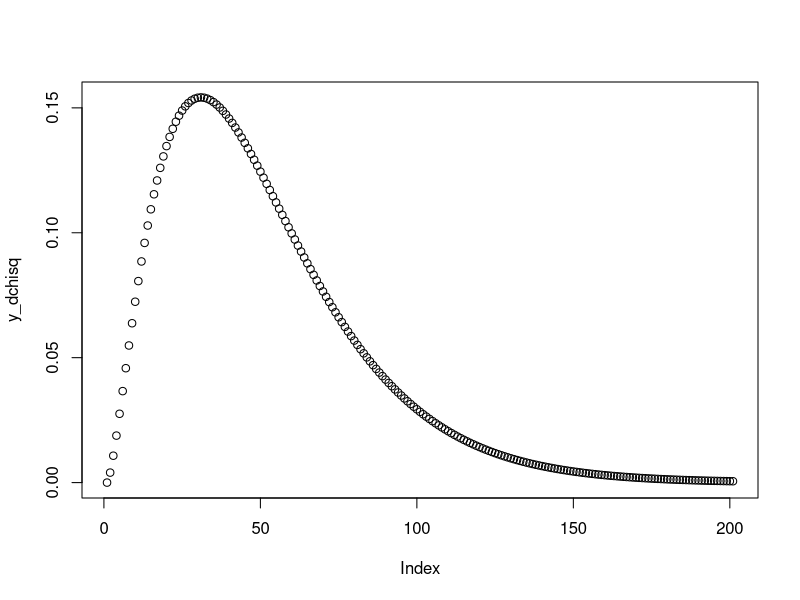
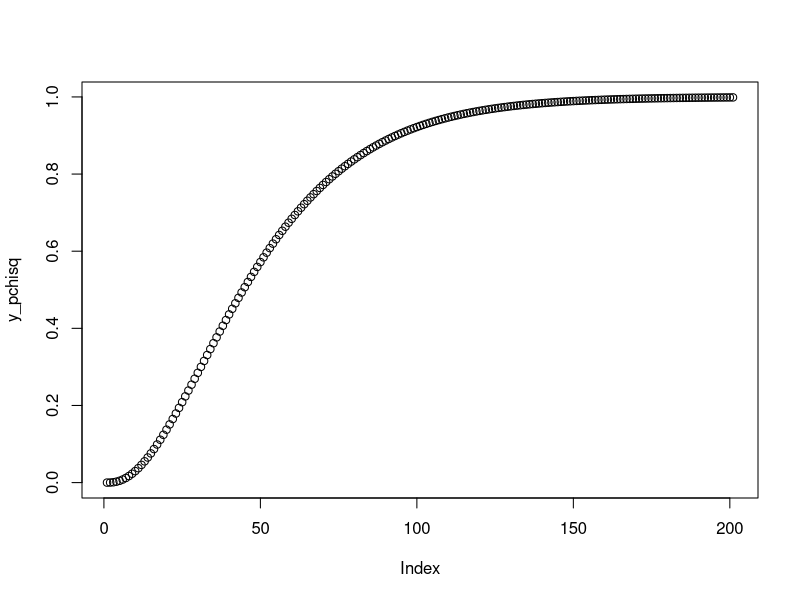
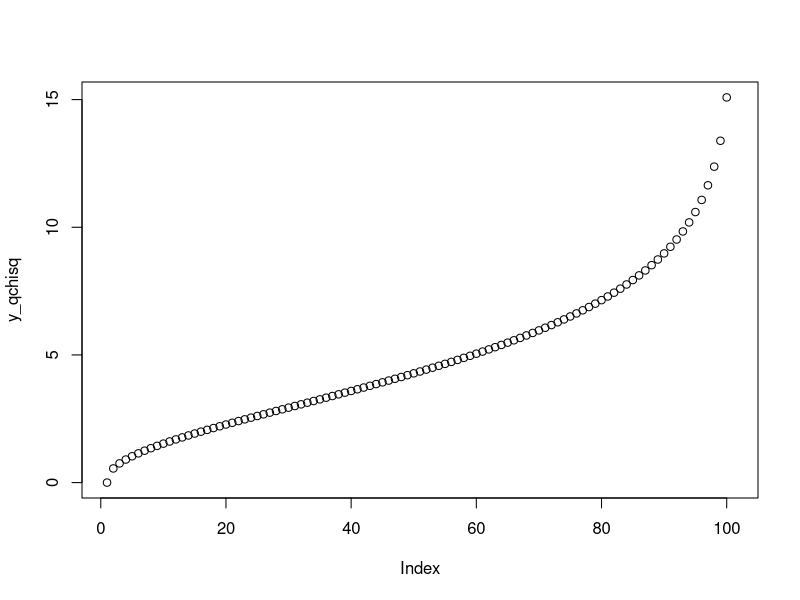
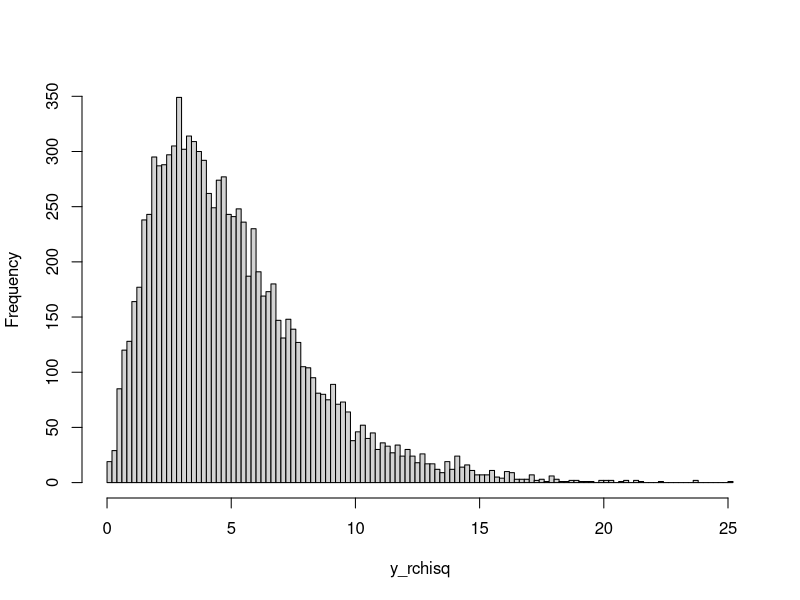

The R source for these figures, in order:
#Example 1: Chi Square Density in R (dchisq Function)

x_dchisq <- seq(0, 20, by = 0.1)
y_dchisq <- dchisq(x_dchisq, df = 5)
plot(y_dchisq)

#Example 2: Chi Square Cumulative Distribution Function (pchisq Function)

x_pchisq <- seq(0, 20, by = 0.1)
y_pchisq <- pchisq(x_pchisq, df = 5) 
plot(y_pchisq)

#Example 3: Chi Square Quantile Function (qchisq Function)
x_qchisq <- seq(0, 1, by = 0.01) 
y_qchisq <- qchisq(x_qchisq, df = 5)
plot(y_qchisq)

#Example 4: Simulation of Random Numbers (rchisq Function)

set.seed(53535)                                          # Set seed for reproducibility
N <- 10000
y_rchisq <- rchisq(N, df = 5)
y_rchisq 
hist(y_rchisq,breaks = 100,main = "")